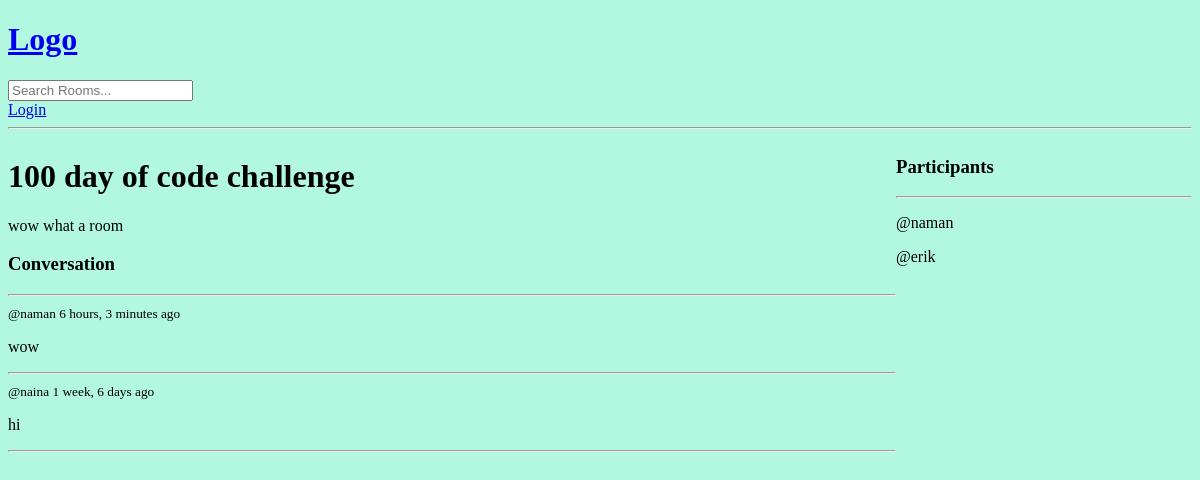
The page /room/3/ on the database as committed earlier.
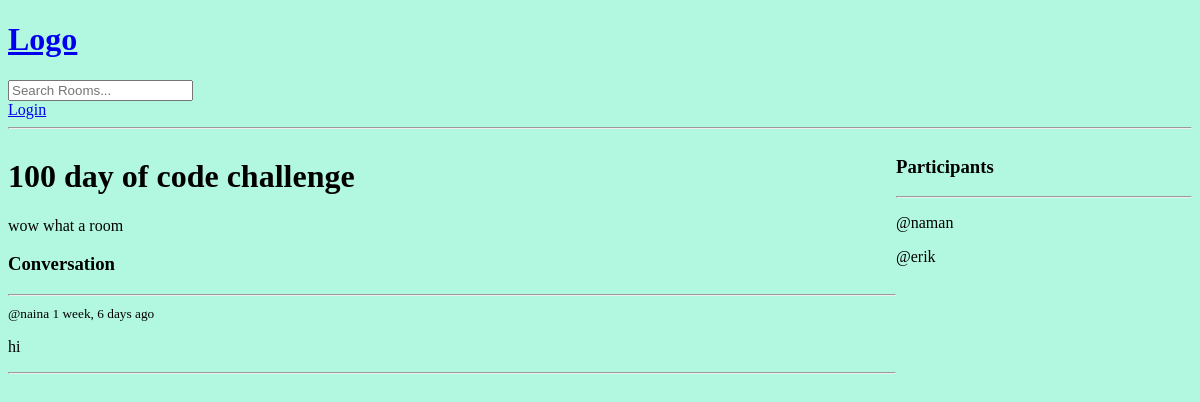
The same page on the database as committed later.
### base/models.py (models this page shows, shortened)
class Room(models.Model):
    host = models.ForeignKey(User, on_delete=models.SET_NULL, null=True)
    topic = models.ForeignKey(Topic, on_delete=models.SET_NULL, null=True)
    name = models.CharField(max_length=200)
    description = models.TextField(null=True, blank=True)
    participants = models.ManyToManyField(User, related_name='participants',blank=True)
    updated = models.DateTimeField(auto_now=True)
    created = models.DateTimeField(auto_now_add=True)
    class Meta:
        ordering = [ '-updated', '-created']

class Message(models.Model):
    user = models.ForeignKey(User, on_delete=models.CASCADE)
    room = models.ForeignKey(Room, on_delete=models.CASCADE, default=1)  # default value set to 1 temporarily
    body = models.TextField()
    updated = models.DateTimeField(auto_now=True)
    created = models.DateTimeField(auto_now_add=True)
    class Meta:
        ordering = [ '-updated', '-created']

### base/views.py (the view, shortened to what this page needs)
# urls.py: path('room/<str:pk>/',views.room,name="room"),
def room(request,pk):
    room =Room.objects.get(id=pk)
    room_messages = room.message_set.all()
    participants = room.participants.all()
    context = {'room': room, 'room_messages':room_messages, 'participants':participants}
    return render(request,'base/room.html',context)

### base/templates/base/room.html (shortened to what this page needs)
<!DOCTYPE html>
<html lang="en">
<head>
</head>
<body>
    {% extends 'main.html' %}
    {% block content%}
<div class="room-container">
    <div>
            <h1>{{room.name}}</h1>
            <p>{{room.description}}</p>
        <div class="comment-wrapper">
            <h3>Conversation</h3>
            <hr>
            {% for message in room_messages %}
            <div>
                <small>@{{message.user}} {{message.created|timesince}} ago</small>
                <p>{{message.body}}</p>
                <hr>
            </div>
            {% endfor %}
        </div>
    </div>
    <div>
        <h3>Participants</h3>
        <hr>
        {% for user in participants %}
        <div>
            <p>@{{user.username}}</p>
        </div>
        {% endfor %}
    </div>
</div>
    {% endblock %}

### templates/main.html (shortened to what this page needs)
<!DOCTYPE html>
<html lang="en">
<head>
</head>
<body>
    {%include 'navbar.html' %}
    {% block content%}
    {% endblock %}
</body>
</html>

### templates/navbar.html (shortened to what this page needs)
<!DOCTYPE html>
<html lang="en">
<head>
</head>
<body>
    <a href="/">
        <h1>Logo</h1>
    </a>
    <form method="Get" action="{%url 'home' %}">
        <input type="text" name="q" placeholder="Search Rooms...">
    </form>
    {% if request.user.is_authenticated %}
    <p>Hello {{request.user}} </p>
    <a href="{% url 'logout' %}">Logout</a>
    {% else %}
    <a href="{% url 'login' %}">Login</a>
    {% endif %}
    <hr>
</body>
</html>

### templates/main.html (style rules this page uses)
body { background-color:rgb(178, 248, 225); }

### base/templates/base/room.html (style rules this page uses)
.room-container { display: grid; grid-template-columns: 3fr 1fr; }

Rows that differ between the two databases and show on the page:
removed Message: user "naman", created "6 hours, 3 minutes", body "wow"
